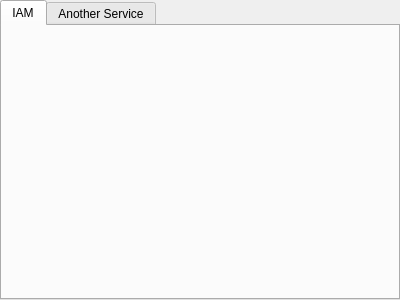
<?xml version="1.0" encoding="UTF-8"?>
<ui version="4.0">
 <class>TabWidget</class>
 <widget class="QTabWidget" name="TabWidget">
  <property name="geometry">
   <rect>
    <x>0</x>
    <y>0</y>
    <width>400</width>
    <height>300</height>
   </rect>
  </property>
  <property name="windowTitle">
   <string>TabWidget</string>
  </property>
  <property name="currentIndex">
   <number>0</number>
  </property>
  <widget class="IamServicesWidget" name="iam_services_widget">
   <attribute name="title">
    <string>IAM</string>
   </attribute>
  </widget>
  <widget class="QWidget" name="tab_2">
   <attribute name="title">
    <string>Another Service</string>
   </attribute>
  </widget>
 </widget>
 <customwidgets>
  <customwidget>
   <class>IamServicesWidget</class>
   <extends>QWidget</extends>
   <header>ui.iam_services_widget</header>
   <container>1</container>
  </customwidget>
 </customwidgets>
 <resources/>
 <connections/>
</ui>
